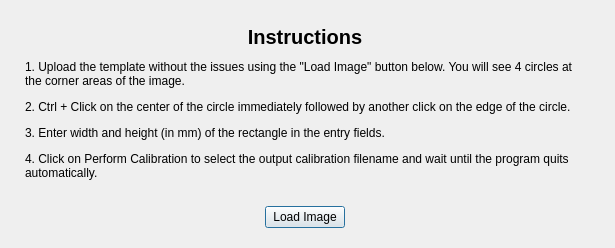
<?xml version="1.0" encoding="UTF-8"?>
<ui version="4.0">
 <class>DialogWelcome</class>
 <widget class="QDialog" name="DialogWelcome">
  <property name="geometry">
   <rect>
    <x>0</x>
    <y>0</y>
    <width>615</width>
    <height>298</height>
   </rect>
  </property>
  <property name="windowTitle">
   <string>Retrospective Photo Registration</string>
  </property>
  <layout class="QVBoxLayout" name="verticalLayout">
   <property name="sizeConstraint">
    <enum>QLayout::SetFixedSize</enum>
   </property>
   <property name="leftMargin">
    <number>25</number>
   </property>
   <property name="topMargin">
    <number>25</number>
   </property>
   <property name="rightMargin">
    <number>30</number>
   </property>
   <property name="bottomMargin">
    <number>20</number>
   </property>
   <item>
    <widget class="QLabel" name="label">
     <property name="font">
      <font>
       <pointsize>15</pointsize>
       <bold>true</bold>
      </font>
     </property>
     <property name="text">
      <string>Instructions</string>
     </property>
     <property name="alignment">
      <set>Qt::AlignCenter</set>
     </property>
    </widget>
   </item>
   <item>
    <spacer name="verticalSpacer_2">
     <property name="orientation">
      <enum>Qt::Vertical</enum>
     </property>
     <property name="sizeType">
      <enum>QSizePolicy::Fixed</enum>
     </property>
     <property name="sizeHint" stdset="0">
      <size>
       <width>20</width>
       <height>5</height>
      </size>
     </property>
    </spacer>
   </item>
   <item>
    <widget class="QLabel" name="label_2">
     <property name="minimumSize">
      <size>
       <width>560</width>
       <height>0</height>
      </size>
     </property>
     <property name="text">
      <string>&lt;p&gt;1. Upload the template without the issues using the &quot;Load Image&quot; button below. You will see 4 circles at the corner areas of the image.&lt;/p&gt;
&lt;p&gt;2. Ctrl + Click on the center of the circle immediately followed by another click on the edge of the circle.&lt;/p&gt;
&lt;p&gt;3. Enter width and height (in mm) of the rectangle in the entry fields.&lt;/p&gt;
&lt;p&gt;4. Click on Perform Calibration to select the output calibration filename and wait until the program quits automatically.&lt;/p&gt;</string>
     </property>
     <property name="wordWrap">
      <bool>true</bool>
     </property>
    </widget>
   </item>
   <item>
    <spacer name="verticalSpacer">
     <property name="orientation">
      <enum>Qt::Vertical</enum>
     </property>
     <property name="sizeType">
      <enum>QSizePolicy::Fixed</enum>
     </property>
     <property name="sizeHint" stdset="0">
      <size>
       <width>20</width>
       <height>20</height>
      </size>
     </property>
    </spacer>
   </item>
   <item>
    <layout class="QHBoxLayout" name="horizontalLayout">
     <item>
      <spacer name="horizontalSpacer">
       <property name="orientation">
        <enum>Qt::Horizontal</enum>
       </property>
       <property name="sizeHint" stdset="0">
        <size>
         <width>40</width>
         <height>20</height>
        </size>
       </property>
      </spacer>
     </item>
     <item>
      <widget class="QPushButton" name="pushButton">
       <property name="text">
        <string>Load Image</string>
       </property>
      </widget>
     </item>
     <item>
      <spacer name="horizontalSpacer_2">
       <property name="orientation">
        <enum>Qt::Horizontal</enum>
       </property>
       <property name="sizeHint" stdset="0">
        <size>
         <width>40</width>
         <height>20</height>
        </size>
       </property>
      </spacer>
     </item>
    </layout>
   </item>
  </layout>
 </widget>
 <resources/>
 <connections>
  <connection>
   <sender>pushButton</sender>
   <signal>clicked()</signal>
   <receiver>DialogWelcome</receiver>
   <slot>accept()</slot>
   <hints>
    <hint type="sourcelabel">
     <x>335</x>
     <y>223</y>
    </hint>
    <hint type="destinationlabel">
     <x>275</x>
     <y>238</y>
    </hint>
   </hints>
  </connection>
 </connections>
</ui>
